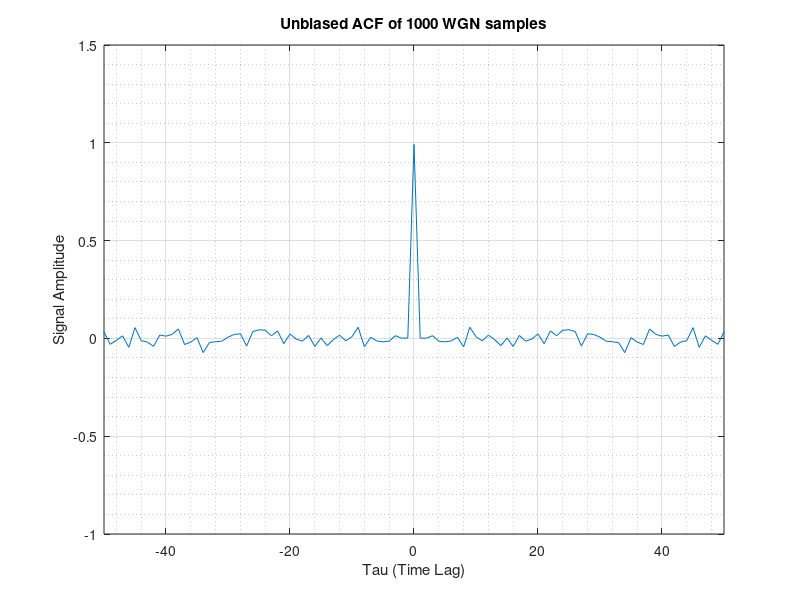

MATLAB code for this plot:
x = randn(1000,1);
r = xcorr(x,'unbiased');
plot([-999:1:999],r);
axis([-50 50 -1 1.5]);
zoom on;
grid on;
grid minor;
xlabel('Tau (Time Lag)');
ylabel('Signal Amplitude');
title('Unbiased ACF of 1000 WGN samples');